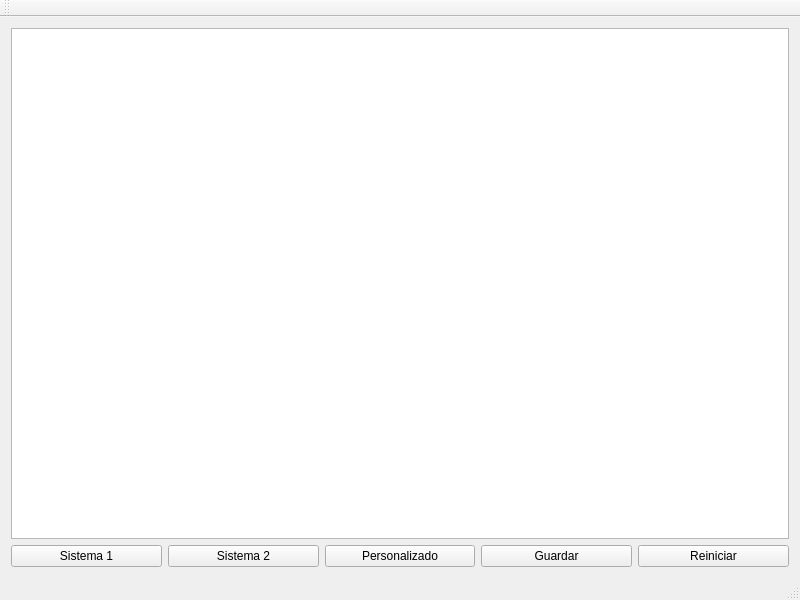
<?xml version="1.0" encoding="UTF-8"?>
<ui version="4.0">
 <class>MainWindow</class>
 <widget class="QMainWindow" name="MainWindow">
  <property name="geometry">
   <rect>
    <x>0</x>
    <y>0</y>
    <width>800</width>
    <height>600</height>
   </rect>
  </property>
  <property name="windowTitle">
   <string>Simulación Gravitacional</string>
  </property>
  <widget class="QWidget" name="centralWidget">
   <layout class="QVBoxLayout" name="verticalLayout">
    <item>
     <widget class="QGraphicsView" name="graphicsView">
      <property name="sizePolicy">
       <sizepolicy hsizetype="Expanding" vsizetype="Expanding">
        <horstretch>0</horstretch>
        <verstretch>0</verstretch>
       </sizepolicy>
      </property>
     </widget>
    </item>
    <item>
     <layout class="QHBoxLayout" name="horizontalLayout">
      <item>
       <widget class="QPushButton" name="system1Button">
        <property name="text">
         <string>Sistema 1</string>
        </property>
       </widget>
      </item>
      <item>
       <widget class="QPushButton" name="system2Button">
        <property name="text">
         <string>Sistema 2</string>
        </property>
       </widget>
      </item>
      <item>
       <widget class="QPushButton" name="customSystemButton">
        <property name="text">
         <string>Personalizado</string>
        </property>
       </widget>
      </item>
      <item>
       <widget class="QPushButton" name="saveButton">
        <property name="text">
         <string>Guardar</string>
        </property>
       </widget>
      </item>
      <item>
       <widget class="QPushButton" name="resetButton">
        <property name="text">
         <string>Reiniciar</string>
        </property>
       </widget>
      </item>
     </layout>
    </item>
   </layout>
  </widget>
  <widget class="QMenuBar" name="menuBar">
   <property name="geometry">
    <rect>
     <x>0</x>
     <y>0</y>
     <width>800</width>
     <height>21</height>
    </rect>
   </property>
  </widget>
  <widget class="QToolBar" name="mainToolBar">
   <attribute name="toolBarArea">
    <enum>TopToolBarArea</enum>
   </attribute>
   <attribute name="toolBarBreak">
    <bool>false</bool>
   </attribute>
  </widget>
  <widget class="QStatusBar" name="statusBar"/>
 </widget>
 <layoutdefault spacing="6" margin="11"/>
 <resources/>
 <connections/>
</ui>
